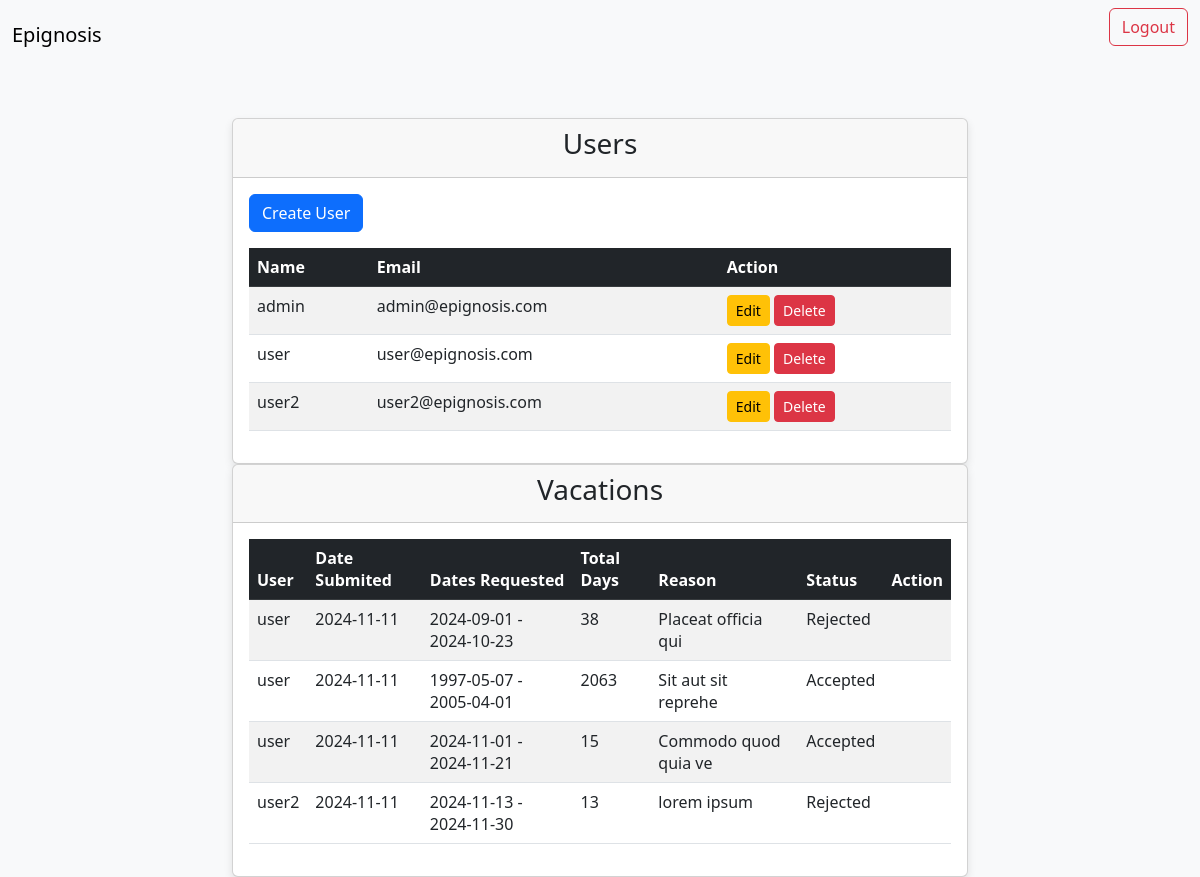
/dashboard.php (signed in), run on the app's committed database.
### tables this page shows
CREATE TABLE `users` (
  `id` int NOT NULL AUTO_INCREMENT,
  `username` varchar(100) NOT NULL,
  `email` varchar(150) NOT NULL,
  `employee_code` varchar(7) NOT NULL,
  `password` varchar(255) NOT NULL,
  `role_id` int DEFAULT NULL,
  `created_at` timestamp NULL DEFAULT CURRENT_TIMESTAMP,
  `updated_at` timestamp NULL DEFAULT CURRENT_TIMESTAMP ON UPDATE CURRENT_TIMESTAMP,
  PRIMARY KEY (`id`),
  UNIQUE KEY `email` (`email`),
  KEY `role_id` (`role_id`),
  CONSTRAINT `users_ibfk_1` FOREIGN KEY (`role_id`) REFERENCES `roles` (`id`) ON DELETE SET NULL
);

CREATE TABLE `vacation_requests` (
  `id` int NOT NULL AUTO_INCREMENT,
  `user_id` int NOT NULL,
  `date_from` date NOT NULL,
  `date_to` date NOT NULL,
  `reason` varchar(255) NOT NULL,
  `approval_status` int DEFAULT NULL,
  `created_at` timestamp NULL DEFAULT CURRENT_TIMESTAMP,
  `updated_at` timestamp NULL DEFAULT CURRENT_TIMESTAMP ON UPDATE CURRENT_TIMESTAMP,
  PRIMARY KEY (`id`),
  KEY `user_id` (`user_id`),
  KEY `approval_status` (`approval_status`),
  CONSTRAINT `vacation_requests_ibfk_1` FOREIGN KEY (`user_id`) REFERENCES `users` (`id`) ON DELETE CASCADE,
  CONSTRAINT `vacation_requests_ibfk_2` FOREIGN KEY (`approval_status`) REFERENCES `vacation_approval_status` (`id`) ON DELETE SET NULL
);

CREATE TABLE `vacation_approval_status` (
  `id` int NOT NULL AUTO_INCREMENT,
  `approval_status_name` varchar(50) NOT NULL,
  PRIMARY KEY (`id`),
  UNIQUE KEY `approval_status_name` (`approval_status_name`)
);

### src/classes/Database.php (called while the page is built, shortened)
<?php
class Database {
    private $servername = "db";
    private $database = "epignosis-test";
    private $username = "root";
    private $password = "";
    public $conn;
    public function __construct() {
        $this->conn = new mysqli($this->servername, $this->username, $this->password, $this->database);
    }
    public function getConnection() {
        return $this->conn;
    }
}
?>

### src/classes/Users.php (called while the page is built, shortened)
<?php
require_once 'Database.php';
class Users {
    private $conn;
    public function __construct() {
        $this->db = new Database();
        $this->conn = $this->db->getConnection();
    }
    public function getUsers() {
        $sql = "SELECT id, username, email FROM users";
        $result = $this->conn->query($sql);
        return $result->fetch_all(MYSQLI_ASSOC);
    }
}
?>

### src/classes/Vacations.php (called while the page is built, shortened)
<?php
require_once 'Database.php';
class Vacations {
    private $conn;
    public function __construct() {
        $this->db = new Database();
        $this->conn = $this->db->getConnection();
    }
    public function getVacationRequests() {
        $sql = "SELECT users.username, vacation_requests.created_at, date_from, date_to, reason, vacation_approval_status.approval_status_name, vacation_requests.id, user_id
                FROM vacation_requests
                JOIN vacation_approval_status ON vacation_requests.approval_status = vacation_approval_status.id
                JOIN users ON vacation_requests.user_id = users.id";
        $result = $this->conn->query($sql);
        return $result->fetch_all(MYSQLI_ASSOC);
    }
    public function calculateTotalDays($date_from, $date_to) {
        $startDate = new DateTime($date_from);
        $endDate = new DateTime($date_to);
        $endDate->modify('+1 day');
        $interval = new DateInterval('P1D');
        $dateRange = new DatePeriod($startDate, $interval, $endDate);
        $total_days = 0;
        foreach ($dateRange as $date) {
            if ($date->format('N') < 6) {
                $total_days++;
            }
        }
        return $total_days;
    }
}
?>

### src/dashboard.php (the view, shortened to what this page needs)
<?php require 'header.php'; ?>
<!DOCTYPE html>
<html lang="en">
<head>
    <link href="https://cdn.jsdelivr.net/npm/bootstrap@5.3.0/dist/css/bootstrap.min.css" rel="stylesheet">
    <link rel="stylesheet" href="style.css">
</head>
<body>
    <?php require 'classes/Users.php'; ?>
    <?php require 'classes/Vacations.php'; ?>
    <div class="container mt-5">
        <div class="row justify-content-center">
            <div class="col-md-8">
                <?php if ($_SESSION['is_manager'] == true) : ?>
                    <div class="card">
                        <div class="card-header text-center">
                            <h3>Users</h3>
                        </div>
                        <div class="card-body">
                            <div class="mb-3 text-start">
                                <button class="btn btn-primary" onclick="window.location.href='create_user.php'">
                                    Create User
                                </button>
                            </div>
                            <table class="table table-striped">
                                <thead class="table-dark">
                                    <tr>
                                        <th scope="col">Name</th>
                                        <th scope="col">Email</th>
                                        <th scope="col">Action</th>
                                    </tr>
                                </thead>
                                <tbody>
                                    <?php
                                    $db = new Users();
                                    $users = $db->getUsers();
                                    if (count($users) > 0) : ?>
                                        <?php foreach ($users as $user) : ?>
                                            <tr>
                                                <td><?php echo htmlspecialchars($user['username']); ?></td>
                                                <td><?php echo htmlspecialchars($user['email']); ?></td>
                                                <td>
                                                    <a href="/edit_user.php?id=<?php echo $user['id']; ?>" class="btn btn-warning btn-sm">Edit</a>
                                                    <a href="/actions/delete_user.php?id=<?php echo $user['id']; ?>" class="btn btn-danger btn-sm">Delete</a>
                                                </td>
                                            </tr>
                                        <?php endforeach; ?>
                                    <?php else : ?>
                                        <tr><td colspan="3" class="text-center">No users found</td></tr>
                                    <?php endif; ?>
                                </tbody>
                            </table>
                        </div>
                    </div>
                    <div class="card">
                        <div class="card-header text-center">
                            <h3>Vacations</h3>
                        </div>
                        <div class="card-body">
                            <table class="table table-striped">
                                <thead class="table-dark">
                                    <tr>
                                        <th scope="col">User</th>
                                        <th scope="col">Date Submited</th>
                                        <th scope="col">Dates Requested</th>
                                        <th scope="col">Total Days</th>
                                        <th scope="col">Reason</th>
                                        <th scope="col">Status</th>
                                        <th scope="col">Action</th>
                                    </tr>
                                </thead>
                                <tbody>
                                    <?php
                                    $db = new Vacations();
                                    $vacations = $db->getVacationRequests();
                                    if (count($vacations) > 0) : ?>
                                        <?php foreach ($vacations as $vacation) : ?>
                                            <?php $total_days = $db->calculateTotalDays($vacation['date_from'], $vacation['date_to']) ?>
                                            <tr>
                                                <td><?php echo htmlspecialchars($vacation['username']); ?></td>
                                                <td><?php echo htmlspecialchars(date('Y-m-d', strtotime($vacation['created_at']))); ?></td>
                                                <td><?php echo htmlspecialchars($vacation['date_from']) . ' - ' . htmlspecialchars($vacation['date_to']); ?></td>
                                                <td><?php echo $total_days; ?></td>
                                                <td><?php echo htmlspecialchars($vacation['reason']); ?></td>
                                                <td><?php echo htmlspecialchars($vacation['approval_status_name']); ?></td>
                                                <td>
                                                </td>
                                            </tr>
                                        <?php endforeach; ?>
                                    <?php else : ?>
                                        <tr><td colspan="7" class="text-center">No vacation requests found</td></tr>
                                    <?php endif; ?>
                                </tbody>
                            </table>
                        </div>
                    </div>
                <?php endif; ?>
            </div>
        </div>
    </div>
</body>
</html>

### src/header.php (shortened to what this page needs)
<nav class="navbar navbar-expand-lg navbar-light bg-light">
    <div class="container-fluid">
        <a class="navbar-brand" href="#">Epignosis</a>
        <div class="d-flex ms-auto">
            <form action="/actions/logout.php" method="post">
                <button type="submit" class="btn btn-outline-danger">Logout</button>
            </form>
        </div>
    </div>
</nav>

### src/style.css (style rules this page uses)
body { background-color: #f8f9fa; }
.card { box-shadow: 0 4px 8px rgba(0, 0, 0, 0.1); }

### data on the page
users: username "admin", email "admin@epignosis.com"
users: username "user", email "user@epignosis.com"
users: username "user2", email "user2@epignosis.com"
vacation_requests: user.username "user", created_at "2024-11-11", date_from "2024-09-01", date_to "2024-10-23", total_days "38", reason "Placeat officia qui", approval_status.approval_status_name "Rejected"
vacation_requests: user.username "user", created_at "2024-11-11", date_from "1997-05-07", date_to "2005-04-01", total_days "2063", reason "Sit aut sit reprehe", approval_status.approval_status_name "Accepted"
vacation_requests: user.username "user", created_at "2024-11-11", date_from "2024-11-01", date_to "2024-11-21", total_days "15", reason "Commodo quod quia ve", approval_status.approval_status_name "Accepted"
vacation_requests: user.username "user2", created_at "2024-11-11", date_from "2024-11-13", date_to "2024-11-30", total_days "13", reason "lorem ipsum", approval_status.approval_status_name "Rejected"
